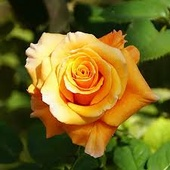
#> input picture Fred/uts/1-Rose.jpg, 170 x 170 px, shrunk from 225 x 225 before the run
$ jupyter execute uts_c14210185.ipynb   (shell and % lines are left out)
#> lines starting #> are read from the running program, lines starting #| are printed output that depends on the picture; after the words box and inside, x2 and y2 are one past the last pixel; in counts of white or black regions, pixels touching at a corner belong together
[cell 1]
import matplotlib.pyplot as plt
import cv2
import numpy as np

image = cv2.imread('1-Rose.jpg')
#> image is the input picture: shape (170, 170, 3); mean B, G, R 33.7, 102.6, 118.6
gray = cv2.cvtColor(image,cv2.COLOR_RGB2GRAY)
f = np.fft.fft2(gray)
fshift = np.fft.fftshift(f)
height, width, channel = image.shape
#> height = 170; width = 170; channel = 3

def inversed(image):
    f_ishift = np.fft.ifftshift(image)
    image_back_filter = np.fft.ifft2(f_ishift)
    image_back_filter = np.abs(image_back_filter)
    return image_back_filter

def high_pass_filter(rows, cols, cut_off):
#> called with rows = 170, cols = 170, cut_off = 20
    crow, ccol = rows // 2, cols // 2
#> crow = 85; ccol = 85
    x,y = np.ogrid[:rows, :cols]
#> x = 170 values from 0 to 169
    mask = np.ones((rows, cols), np.float32)
    mask_area = (x-crow)**2 + (y-ccol)**2 <= cut_off**2
    mask[mask_area] = 0
    return mask

hpf_mask_20 = fshift * high_pass_filter(width, height, 20)
hpf_mask_20 = inversed(hpf_mask_20)
hpf_mask_40 = fshift * high_pass_filter(width, height, 40)
hpf_mask_40 = inversed(hpf_mask_40)
hpf_mask_80 = fshift * high_pass_filter(width, height, 80)
hpf_mask_80 = inversed(hpf_mask_80)

plt.subplot(1, 4, 1)
plt.imshow(cv2.cvtColor(image, cv2.COLOR_BGR2RGB))
plt.title('Original Image')
plt.axis('off')

plt.subplot(1, 4, 2)
plt.imshow(hpf_mask_20,cmap='gray')
plt.title('HPF 20')
plt.axis('off')

plt.subplot(1, 4, 3)
plt.imshow(hpf_mask_40,cmap='gray')
plt.title('HPF 40')
plt.axis('off')

plt.subplot(1, 4, 4)
plt.imshow(hpf_mask_80,cmap='gray')
plt.title('HPF 80')
plt.axis('off')

[cell 2]
def low_pass_filter(rows, cols, cut_off):

#> called with rows = 170, cols = 170, cut_off = 20
    crow, ccol = rows // 2, cols // 2
#> crow = 85; ccol = 85
    x,y = np.ogrid[:rows, :cols]
#> x = 170 values from 0 to 169
    mask = np.zeros((rows, cols), np.float32)
    mask_area = (x-crow)**2 + (y-ccol)**2 <= cut_off**2
    mask[mask_area] = 1
    return mask

lpf_mask_20 = fshift * low_pass_filter(width, height, 20)
lpf_mask_20 = inversed(lpf_mask_20)
lpf_mask_40 = fshift * low_pass_filter(width, height, 40)
lpf_mask_40 = inversed(lpf_mask_40)
#> in inversed (call 5), `image_back_filter = np.abs(image_back_filter)`:
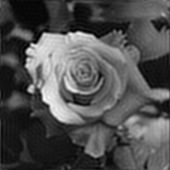
#> image_back_filter: shape (170, 170) float64; min 0.0752, max 264.6, mean 83.8; drawn with min black and max white
lpf_mask_80 = fshift * low_pass_filter(width, height, 80)
lpf_mask_80 = inversed(lpf_mask_80)

plt.subplot(1, 4, 1)
plt.imshow(cv2.cvtColor(image, cv2.COLOR_BGR2RGB))
plt.title('Original Image')
plt.axis('off')

plt.subplot(1, 4, 2)
plt.imshow(lpf_mask_20,cmap='gray')
plt.title('LPF 20')
plt.axis('off')

plt.subplot(1, 4, 3)
plt.imshow(lpf_mask_40,cmap='gray')
plt.title('LPF 40')
plt.axis('off')

plt.subplot(1, 4, 4)
plt.imshow(lpf_mask_80,cmap='gray')
plt.title('LPF 80')
plt.axis('off')

[cell 3]
import numpy as np
import matplotlib.pyplot as plt
from skimage import io, filters
from scipy.fft import fftfreq, fftshift

def butterworth_filter(image, cutoff_frequency_ratio, order=3):
    # Compute the Fourier transform of the image
    image_fft = np.fft.fft2(image)

    # Create Butterworth filter kernel
    rows, cols = image.shape
    u = fftfreq(cols)
    v = fftfreq(rows)
    U, V = np.meshgrid(u, v)
    D = np.sqrt(U**2 + V**2)
    H = 1 / (1 + (D / cutoff_frequency_ratio)**(2 * order))

    # Apply the filter to the Fourier transform of the image
    filtered_image_fft = image_fft * H

    # Compute the inverse Fourier transform to get the filtered image
    filtered_image = np.fft.ifft2(filtered_image_fft).real

    return filtered_image

# Load the image using skimage.io.imread()
image = io.imread('1-Rose.jpg', as_gray=True)
#> image: shape (170, 170) float64; min 0.00531, max 0.995, mean 0.396

# cutoff frequencies as a fraction of the maximum frequency
cutoffs = [0.02, 0.08, 0.16]

# Perform filtering with the Butterworth filter at a range of cutoffs.
lowpass_filtered = []
highpass_filtered = []

for cutoff in cutoffs:
    lowpass_filtered.append(butterworth_filter(image, cutoff))
    highpass_filtered.append(image - lowpass_filtered[-1])
#> this loop made 3 passes
#> pass 3, in butterworth_filter (call 3), `filtered_image = np.fft.ifft2(filtered_image_fft).real`:
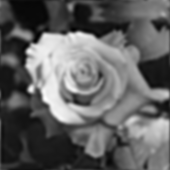
#> filtered_image: shape (170, 170) float64; min 0.00693, max 1.02, mean 0.396; drawn with min black and max white
#> after the loop, highpass_filtered = 3 items; lowpass_filtered = 3 items

# Plot the filtered images
fig, axes = plt.subplots(2, len(cutoffs) + 1, figsize=(12, 8))
axes[0, 0].imshow(image, cmap='gray')
axes[0, 0].set_title('Original')
axes[1, 0].axis('off')
for i, cutoff in enumerate(cutoffs):
    axes[0, i + 1].imshow(lowpass_filtered[i], cmap='gray')
    axes[0, i + 1].set_title(f'Lowpass (cutoff={cutoff})')
    axes[1, i + 1].imshow(highpass_filtered[i], cmap='gray')
    axes[1, i + 1].set_title(f'Highpass (cutoff={cutoff})')
    axes[1, i + 1].axis('off')
plt.tight_layout()
plt.show()
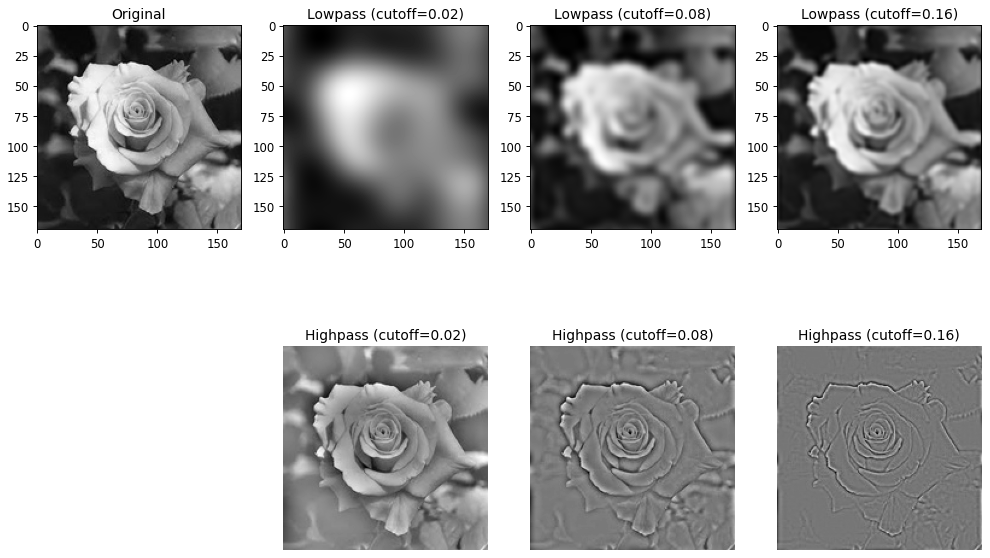
#> figure drawn by matplotlib, 7 panels

[cell 4]
gif_path = "2-Pentagon.gif"

capture = cv2.VideoCapture(gif_path)
ret,frame = capture.read()
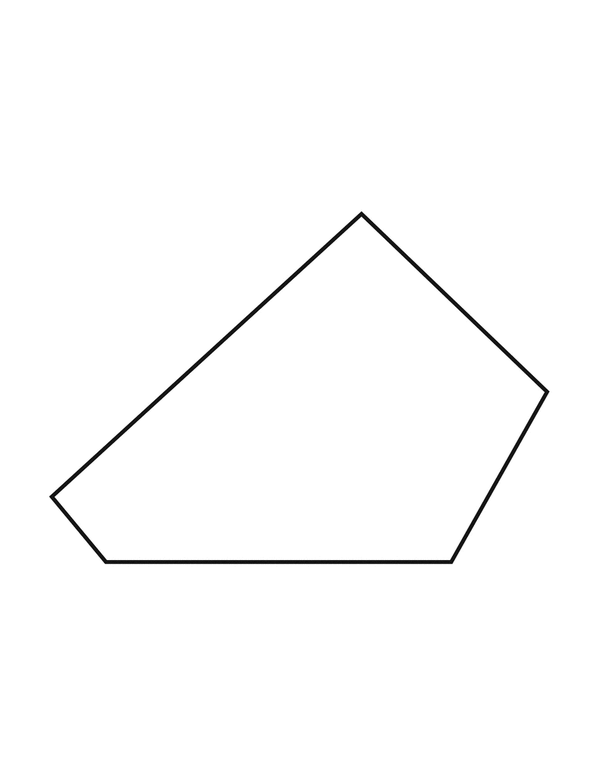
#> input picture Fred/uts/2-Pentagon.gif, 599 x 776 px, shrunk from 791 x 1024 before the run
#> frame is the input picture: shape (776, 599, 3); min 0, max 255, mean 252.4

def haris_corner(image):
    gray = cv2.cvtColor(image,cv2.COLOR_BGR2GRAY)
#> gray: shape (776, 599)
    gray = np.float32(gray)
    corner = cv2.cornerHarris(gray,10,5,0.04)
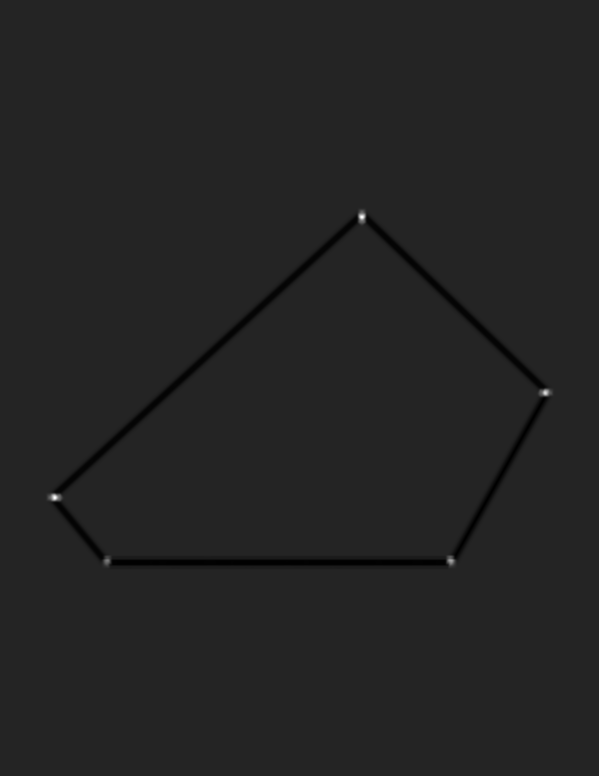
#> corner: shape (776, 599) float32; min -1.76e+09, max 1.05e+10, mean -28253338; drawn with min black and max white
    corner = cv2.dilate(corner,None)
    threshold = corner > 0.01*corner.max()
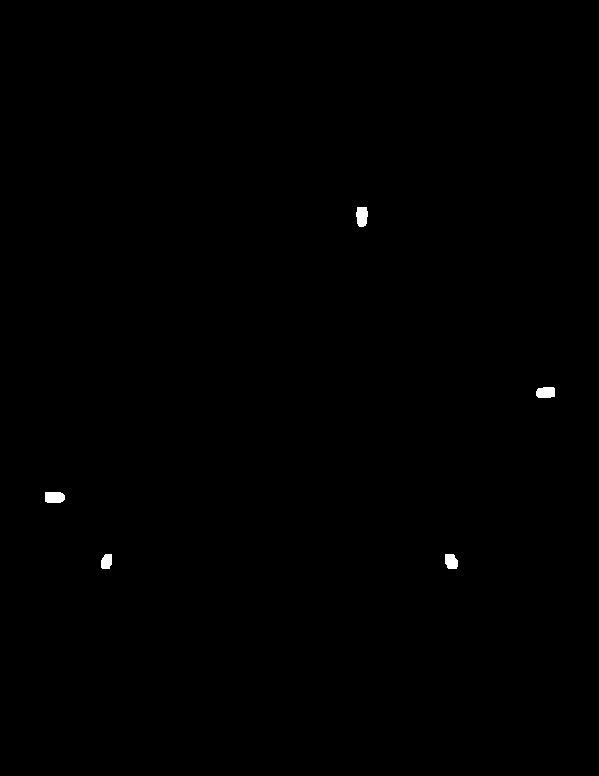
#> threshold: shape (776, 599) bool; 0.19% white; 5 white regions, box (x1, y1, x2, y2) and area: (45, 492, 65, 503) 204, (356, 207, 368, 227) 202, (536, 387, 555, 398) 190, (445, 554, 458, 569) 167, (101, 554, 112, 569) 143
    image[threshold]= [0,255,255]
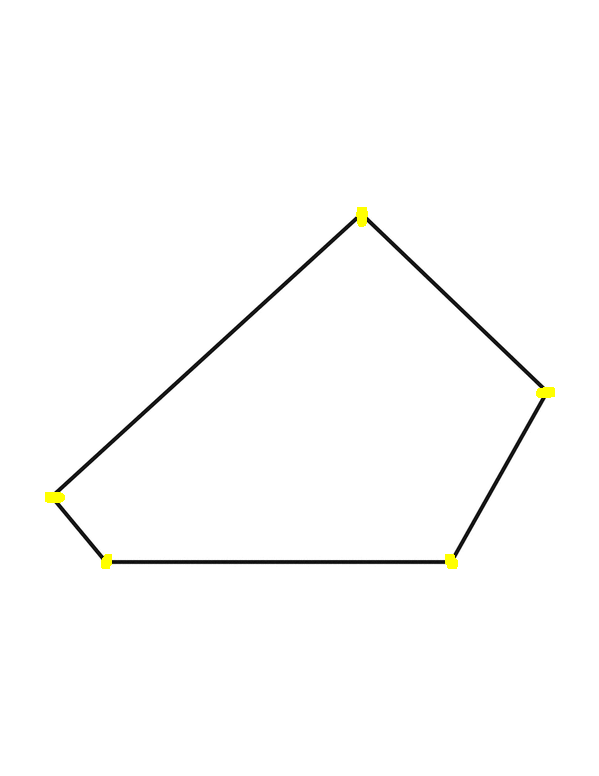
#> image: shape (776, 599, 3); 0.19% of pixels changed, all inside (x1, y1, x2, y2) = (45, 207, 555, 569)

    plt.figure()
    plt.imshow(image, cmap='gray')
    plt.axis('off')

haris_corner(frame)

[cell 5]
import numpy as np
import cv2
import matplotlib.pyplot as plt

def main():
    imagePaths = ["kiri.jpg", "depan.jpg", "kanan.jpg"]
    images = []

    for imagePath in imagePaths:
        image = cv2.imread(imagePath)
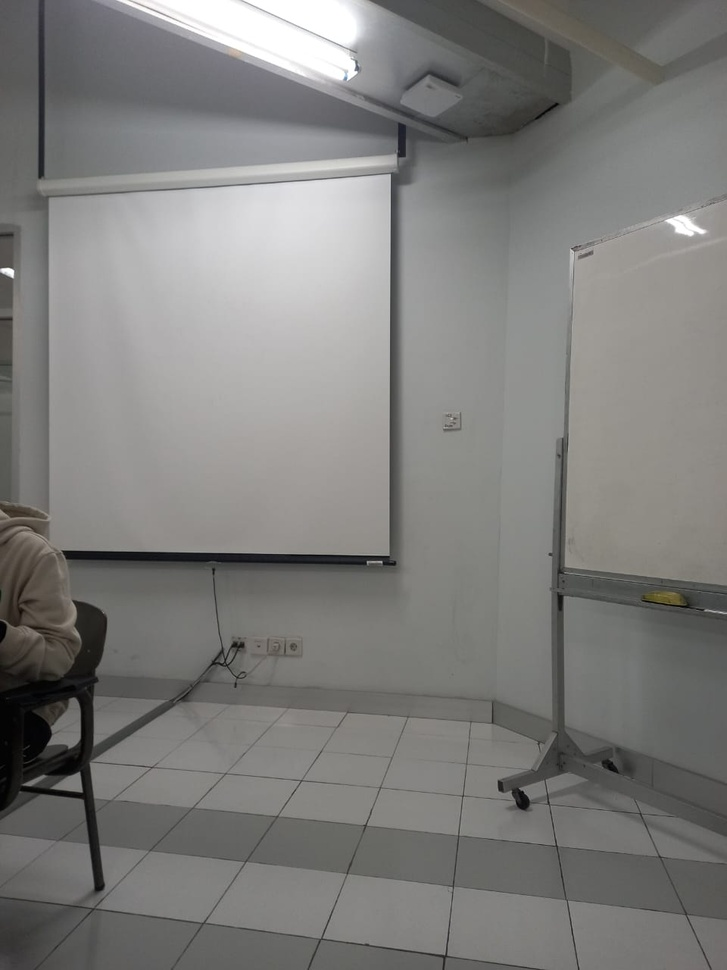
#> input picture Fred/uts/kiri.jpg, 727 x 970 px, shrunk from 960 x 1280 before the run
#> image is the input picture: shape (970, 727, 3); mean B, G, R 123.8, 125.9, 126.4
        images.append(image)

    stitcher = cv2.Stitcher_create()
    (status, stitched) = stitcher.stitch(images)
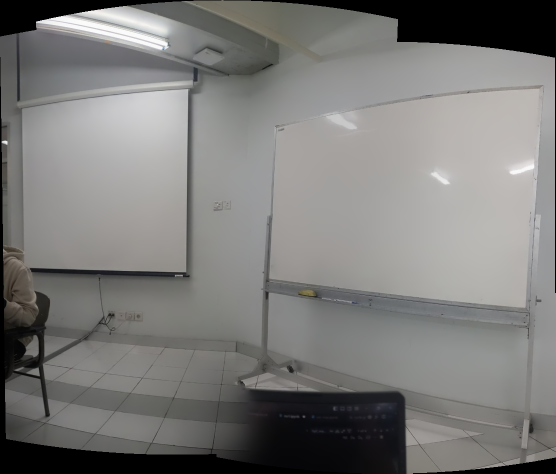
#> stitched: shape (947, 1111, 3) (shown at 1/2 size); mean of channels 0, 1, 2 121.1, 122.7, 123.4; drawn as B, G, R
#> status = 0

    if status == cv2.Stitcher_OK:
        fig, axes = plt.subplots(2, len(images), figsize=(20, 10))

        for i, imagePath in enumerate(imagePaths):
            img = cv2.imread(imagePath)
            axes[0, i].imshow(cv2.cvtColor(img, cv2.COLOR_BGR2RGB))
            axes[0, i].set_title(f"Photo {i+1}")

            axes[0, i].axis('off')

        output_img = cv2.cvtColor(stitched, cv2.COLOR_BGR2RGB)
        axes[1, 0].imshow(output_img)
        axes[1, 0].set_title("Stitched Output")
        axes[1, 0].axis('off')

        for j in range(1, len(images)):
            fig.delaxes(axes[1, j])
#> this loop made 2 passes

        plt.show()
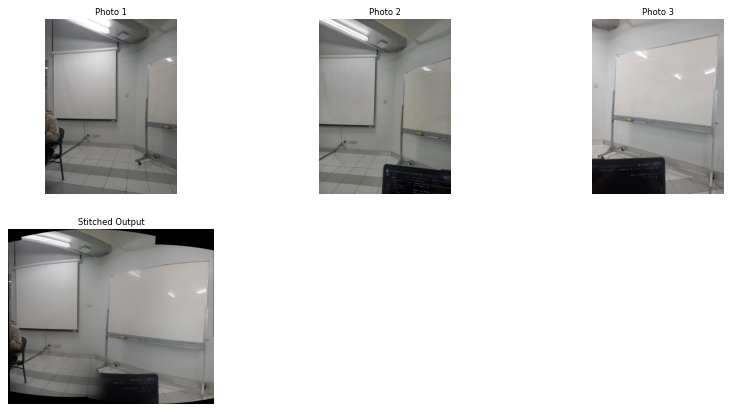
#> figure drawn by matplotlib, 4 panels

    else:
        print("image stitching failed ({})".format(status))

if __name__ == "__main__":
    main()
